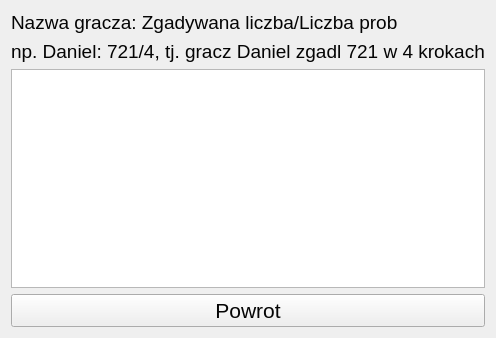
<?xml version="1.0" encoding="UTF-8"?>
<ui version="4.0">
 <class>Scores</class>
 <widget class="QWidget" name="Scores">
  <property name="geometry">
   <rect>
    <x>0</x>
    <y>0</y>
    <width>449</width>
    <height>338</height>
   </rect>
  </property>
  <property name="windowTitle">
   <string>Form</string>
  </property>
  <layout class="QGridLayout" name="gridLayout">
   <item row="3" column="0" colspan="2">
    <widget class="QPushButton" name="btnReturn">
     <property name="styleSheet">
      <string notr="true">QPushButton {
	color: #040404;
	font-family: 'Calibri';
	font-size: 16pt;
}</string>
     </property>
     <property name="text">
      <string>Powrot</string>
     </property>
    </widget>
   </item>
   <item row="1" column="0" colspan="2">
    <widget class="QLabel" name="labelExample">
     <property name="styleSheet">
      <string notr="true">QLabel {
	color: #040404;
	font-family: 'Calibri';
	font-size: 14pt;
	qproperty-alignment: 'AlignLeft';
}</string>
     </property>
     <property name="text">
      <string>np. Daniel: 721/4, tj. gracz Daniel zgadl 721 w 4 krokach</string>
     </property>
    </widget>
   </item>
   <item row="2" column="0" colspan="2">
    <widget class="QTextBrowser" name="display">
     <property name="styleSheet">
      <string notr="true">font-family: 'Calibri';
font-size: 28pt;
</string>
     </property>
    </widget>
   </item>
   <item row="0" column="0" colspan="2">
    <widget class="QLabel" name="labelPlayerName">
     <property name="styleSheet">
      <string notr="true">QLabel {
	color: #040404;
	font-family: 'Calibri';
	font-size: 14pt;
	qproperty-alignment: 'AlignLeft';
}</string>
     </property>
     <property name="text">
      <string>Nazwa gracza: Zgadywana liczba/Liczba prob</string>
     </property>
    </widget>
   </item>
  </layout>
 </widget>
 <resources/>
 <connections/>
</ui>
